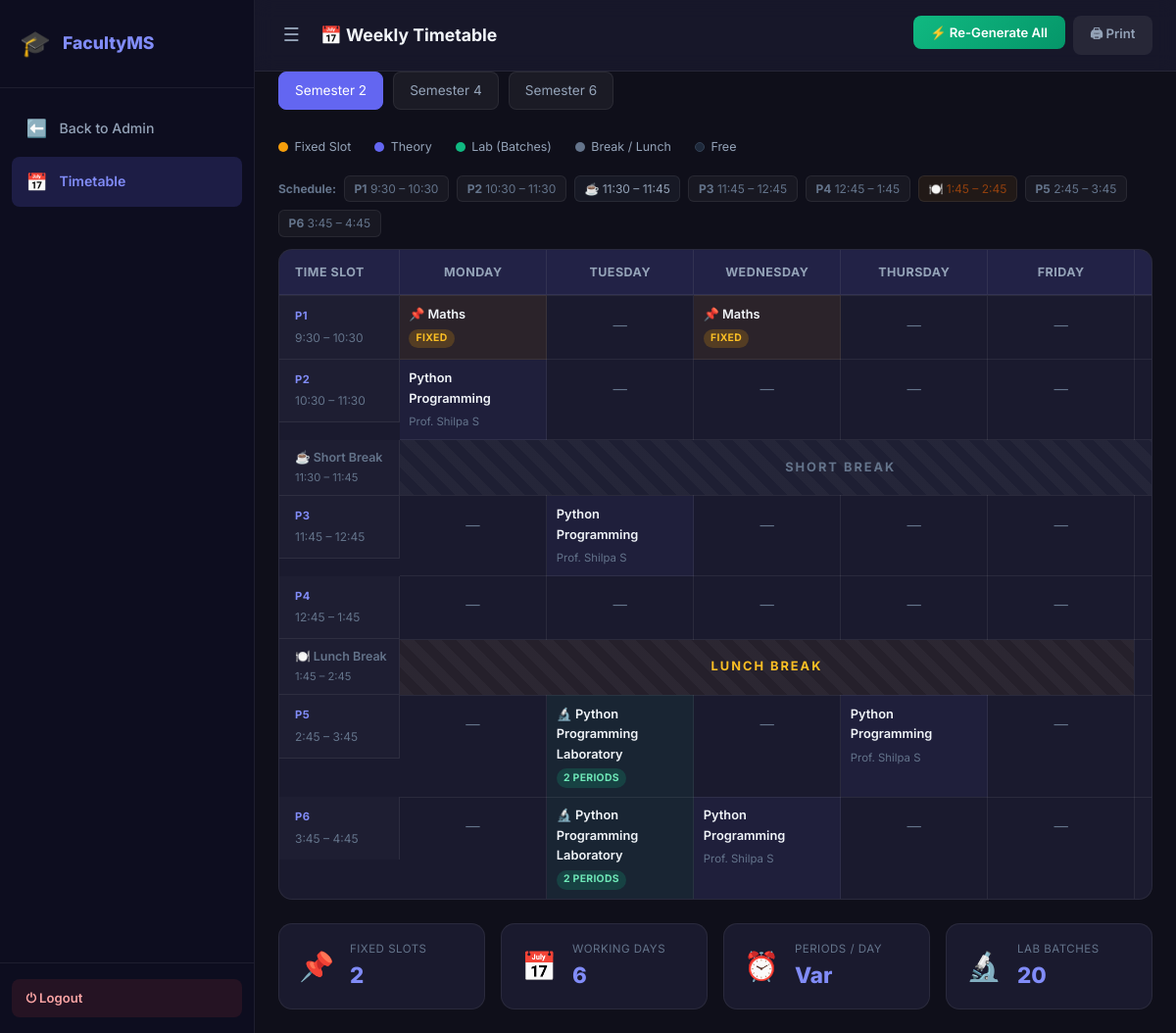
The app's page /admin/timetable (signed in) with its own data.
### tables this page shows
CREATE TABLE fixed_schedule (
            id INTEGER PRIMARY KEY AUTOINCREMENT,
            day TEXT NOT NULL,
            period_id INTEGER NOT NULL,
            semester INTEGER NOT NULL,
            subject_name TEXT NOT NULL,
            UNIQUE(day, period_id, semester)
        );

CREATE TABLE subject (
            id INTEGER PRIMARY KEY AUTOINCREMENT,
            name TEXT NOT NULL,
            department TEXT NOT NULL,
            credits INTEGER NOT NULL DEFAULT 3,
            hours_per_week INTEGER NOT NULL,
            semester INTEGER NOT NULL,
            is_lab INTEGER NOT NULL DEFAULT 0,
            UNIQUE(name, department, semester)
        );

CREATE TABLE faculty (
            id INTEGER PRIMARY KEY AUTOINCREMENT,
            name TEXT NOT NULL,
            email TEXT UNIQUE NOT NULL,
            password TEXT NOT NULL,
            role TEXT NOT NULL CHECK(role IN ("HOD","Professor","Assistant Professor")),
            department TEXT NOT NULL,
            max_workload INTEGER NOT NULL
        );

### app.py (the view)
@app.route('/admin/timetable')
@admin_required
def view_timetable():
    sem = request.args.get('semester', 2, type=int)
    conn = get_db()
    rows = conn.execute("""
        SELECT t.day, t.period_id, t.semester, t.is_fixed, t.batch_no,
               f.name AS faculty_name, s.name AS subject_name, s.is_lab
        FROM timetable t
        LEFT JOIN faculty f ON t.faculty_id = f.id
        LEFT JOIN subject s ON t.subject_id = s.id
        WHERE t.semester = ?
    """, (sem,)).fetchall()
    lab_bmap = {}
    for lb in conn.execute("""
        SELECT a.subject_id, a.batch_no, f.name AS faculty_name
        FROM allocation a JOIN faculty f ON a.faculty_id = f.id
        WHERE a.batch_no IS NOT NULL
    """).fetchall():
        lab_bmap.setdefault(lb['subject_id'], []).append({'batch_no': lb['batch_no'], 'faculty_name': lb['faculty_name']})
    fixed_rows = conn.execute("SELECT * FROM fixed_schedule WHERE semester=?", (sem,)).fetchall()
    conn.close()
    fixed_map = {(r['day'], r['period_id']): r['subject_name'] for r in fixed_rows}
    grid = {d: {p['id']: [] for p in PERIODS} for d in DAYS}
    for r in rows:
        grid[r['day']][r['period_id']].append(dict(r))
    return render_template('timetable.html',
                           grid=grid, periods=PERIODS, days=DAYS,
                           fixed_map=fixed_map, is_admin=True,
                           lab_bmap=lab_bmap, current_sem=sem, semesters=get_semesters(),
                           sat_max=SATURDAY_MAX_PERIOD_ID)

### app.py (called while the page is built)
def get_semesters():
    conn = get_db()
    rows = conn.execute("SELECT number FROM semester ORDER BY number").fetchall()
    conn.close()
    return [r['number'] for r in rows] if rows else [2, 4, 6]

def get_db():
    conn = sqlite3.connect(DATABASE, timeout=10)
    conn.row_factory = sqlite3.Row
    conn.execute("PRAGMA foreign_keys = ON")
    return conn

def admin_required(f):
    @wraps(f)
    def decorated(*args, **kwargs):
        if session.get('role') != 'admin':
            flash('Please login as Admin.', 'error')
            return redirect(url_for('login'))
        return f(*args, **kwargs)
    return decorated

### templates/timetable.html (shortened to what this page needs)
<!DOCTYPE html>
<html lang="en">
<head>
  <link rel="stylesheet" href="{{ url_for('static', filename='style.css') }}"/>
</head>
<body class="dashboard-page">
  <aside class="sidebar" id="sidebar">
    <div class="sidebar-brand">
      <span class="brand-icon">🎓</span>
      <span class="brand-text">FacultyMS</span>
    </div>
    <nav class="sidebar-nav">
      {% if is_admin %}
      <a href="{{ url_for('admin_dashboard') }}" class="nav-link">
        <span class="nav-icon">⬅️</span> Back to Admin
      </a>
      {% else %}
      <a href="{{ url_for('faculty_dashboard') }}" class="nav-link">
        <span class="nav-icon">⬅️</span> Back to Dashboard
      </a>
      {% endif %}
      <a href="#" class="nav-link active">
        <span class="nav-icon">📅</span> Timetable
      </a>
    </nav>
    <div class="sidebar-footer">
      <a href="{{ url_for('logout') }}" class="logout-btn">⏻ Logout</a>
    </div>
  </aside>
  <main class="main-content">
    <header class="topbar">
      <button class="menu-toggle" onclick="document.getElementById('sidebar').classList.toggle('collapsed')">☰</button>
      <h2 class="page-title">📅 Weekly Timetable</h2>
      {% if is_admin %}
      <div class="topbar-actions">
        <form method="POST" action="{{ url_for('generate_timetable') }}" id="ttRegenForm">
          <button type="submit" class="btn-action btn-generate" id="btnRegen">
            ⚡ Re-Generate All
          </button>
        </form>
        <button class="btn-action" onclick="window.print()" style="background:rgba(255,255,255,0.07);color:var(--text-secondary);">🖨 Print</button>
      </div>
      {% endif %}
    </header>
    {% if is_admin %}
    <div class="sem-filter">
      {% for s in semesters %}
      <a href="{{ url_for('view_timetable', semester=s) }}" class="sem-btn {% if s == current_sem %}active{% endif %}">Semester {{ s }}</a>
      {% endfor %}
    </div>
    {% endif %}
    <div class="tt-legend">
      <span class="legend-item"><span class="dot dot-fixed"></span> Fixed Slot</span>
      <span class="legend-item"><span class="dot dot-theory"></span> Theory</span>
      <span class="legend-item"><span class="dot dot-lab"></span> Lab (Batches)</span>
      <span class="legend-item"><span class="dot dot-break"></span> Break / Lunch</span>
      <span class="legend-item"><span class="dot dot-free"></span> Free</span>
    </div>
    <div class="period-key">
      <strong>Schedule: </strong>
      {% set tp_num = namespace(n=0) %}
      {% for p in periods %}
        {% if p.type == 'theory' %}
          {% set tp_num.n = tp_num.n + 1 %}
          <span class="pk-item"><strong>P{{ tp_num.n }}</strong> {{ p.label }}</span>
        {% elif p.type == 'break' %}
          <span class="pk-item pk-break">☕ {{ p.label }}</span>
        {% elif p.type == 'lunch' %}
          <span class="pk-item pk-lunch">🍽️ {{ p.label }}</span>
        {% endif %}
      {% endfor %}
    </div>
    <div class="card timetable-wrap">
      <div class="timetable-scroll">
        <table class="timetable" id="mainTimetable">
          <thead>
            <tr>
              <th class="time-col">Time Slot</th>
              {% for day in days %}
              <th class="day-col">{{ day }}</th>
              {% endfor %}
            </tr>
          </thead>
          <tbody>
            {% set period_counter = namespace(n=0) %}
            {% for period in periods %}
            {% if period.type == 'break' %}
            <tr class="break-row">
              <td class="period-time break-time">
                <span class="break-label">☕ {{ period.name }}</span>
                <span class="break-duration">{{ period.label }}</span>
              </td>
              <td colspan="{{ days|length }}" class="break-cell-merged">
                <span>{{ period.name }}</span>
              </td>
            </tr>
            {% elif period.type == 'lunch' %}
            <tr class="lunch-row">
              <td class="period-time lunch-time">
                <span class="break-label">🍽️ {{ period.name }}</span>
                <span class="break-duration">{{ period.label }}</span>
              </td>
              {% if days[-1] == 'Saturday' and period.id > sat_max %}
                <td colspan="{{ days|length - 1 }}" class="lunch-cell-merged">
                  <span>{{ period.name }}</span>
                </td>
                <td class="cell-off">OFF</td>
              {% else %}
                <td colspan="{{ days|length }}" class="lunch-cell-merged">
                  <span>{{ period.name }}</span>
                </td>
              {% endif %}
            </tr>
            {% else %}
            {% set period_counter.n = period_counter.n + 1 %}
            <tr class="period-row">
              <td class="period-time">
                <span class="period-num">P{{ period_counter.n }}</span>
                <span class="period-clock">{{ period.label }}</span>
              </td>
              {% for day in days %}
              {% if day == 'Saturday' and period.id > sat_max %}
                <td class="cell-off">OFF</td>
              {% else %}
                {% set cell_entries = grid[day][period.id] %}
                {% set fixed_subj   = fixed_map.get((day, period.id)) %}
                {% if fixed_subj %}
                  <td class="tt-cell cell-fixed">
                    <div class="cell-content">
                      <span class="cell-subject">📌 {{ fixed_subj }}</span>
                      <span class="cell-tag tag-fixed">Fixed</span>
                    </div>
                  </td>
                {% elif cell_entries %}
                  {% set first = cell_entries[0] %}
                  {% if first.is_lab %}
                    <td class="tt-cell cell-lab">
                      <div class="cell-content">
                        <span class="cell-subject">🔬 {{ first.subject_name }}</span>
                        <span class="cell-tag tag-lab">2 Periods</span>
                      </div>
                    </td>
                  {% else %}
                    <td class="tt-cell cell-theory">
                      <div class="cell-content">
                        <span class="cell-subject">{{ first.subject_name }}</span>
                        {% if is_admin and first.faculty_name %}
                        <span class="cell-faculty">{{ first.faculty_name }}</span>
                        {% endif %}
                      </div>
                    </td>
                  {% endif %}
                {% else %}
                  <td class="tt-cell cell-free"><div class="cell-content cell-empty"><span>—</span></div></td>
                {% endif %}
              {% endif %}
              {% endfor %}
            </tr>
            {% endif %}
            {% endfor %}
          </tbody>
        </table>
      </div>
    </div>
    {% if is_admin %}
    <div class="tt-stats">
      <div class="stat-card card">
        <span class="stat-icon">📌</span>
        <div><p class="stat-label">Fixed Slots</p><p class="stat-num">{{ fixed_map|length }}</p></div>
      </div>
      <div class="stat-card card">
        <span class="stat-icon">📅</span>
        <div><p class="stat-label">Working Days</p><p class="stat-num">{{ days|length }}</p></div>
      </div>
      <div class="stat-card card">
        <span class="stat-icon">⏰</span>
        <div><p class="stat-label">Periods / Day</p><p class="stat-num">{% if days|length > 0 and days[-1] == 'Saturday' %}Var{% else %}6{% endif %}</p></div>
      </div>
      <div class="stat-card card">
        <span class="stat-icon">🔬</span>
        <div><p class="stat-label">Lab Batches</p><p class="stat-num">{{ lab_bmap|length * 4 if lab_bmap else 0 }}</p></div>
      </div>
    </div>
    {% endif %}
  </main>
</body>
</html>

### templates/timetable.html (style rules this page uses)
.sem-filter { display:flex; gap:10px; padding: 0 1.5rem 1rem; }
.sem-btn { padding: 8px 16px; border-radius: 8px; background: rgba(255,255,255,0.05); color: var(--text-secondary); text-decoration: none; border: 1px solid var(--border); font-size: 0.85rem; transition: 0.2s; }
.sem-btn.active { background: var(--primary); color: white; border-color: var(--primary); }

### records on screen
fixed_schedule: days "Maths"
fixed_schedule: days "Maths"
subject: subject_name "Python Programming" "Python Programming" "Python Programming" "Python Programming"
faculty: faculty_name "Prof. Shilpa S" "Prof. Shilpa S" "Prof. Shilpa S" "Prof. Shilpa S"
subject: is_lab 1 (drawn), subject_name "Python Programming Laboratory" "Python Programming Laboratory"

### other values on screen
{{ s }} "2" "4" "6"
{{ tp_num.n }} "1" "2" "3" "4" "5" "6"
{{ p.label }} "9:30 – 10:30" "10:30 – 11:30" "11:45 – 12:45" "12:45 – 1:45" "2:45 – 3:45" "3:45 – 4:45"
{{ p.label }} "11:30 – 11:45"
{{ p.label }} "1:45 – 2:45"
{{ day }} "MONDAY" "TUESDAY" "WEDNESDAY" "THURSDAY" "FRIDAY"
{{ period_counter.n }} "1" "2" "3" "4" "5" "6"
{{ period.label }} "9:30 – 10:30" "10:30 – 11:30" "11:45 – 12:45" "12:45 – 1:45" "2:45 – 3:45" "3:45 – 4:45"
{{ period.name }} "Short Break"
{{ period.label }} "11:30 – 11:45"
{{ period.name }} "SHORT BREAK"
{{ period.name }} "Lunch Break"
{{ period.label }} "1:45 – 2:45"
{{ period.name }} "LUNCH BREAK"
{{ fixed_map|length }} "2"
